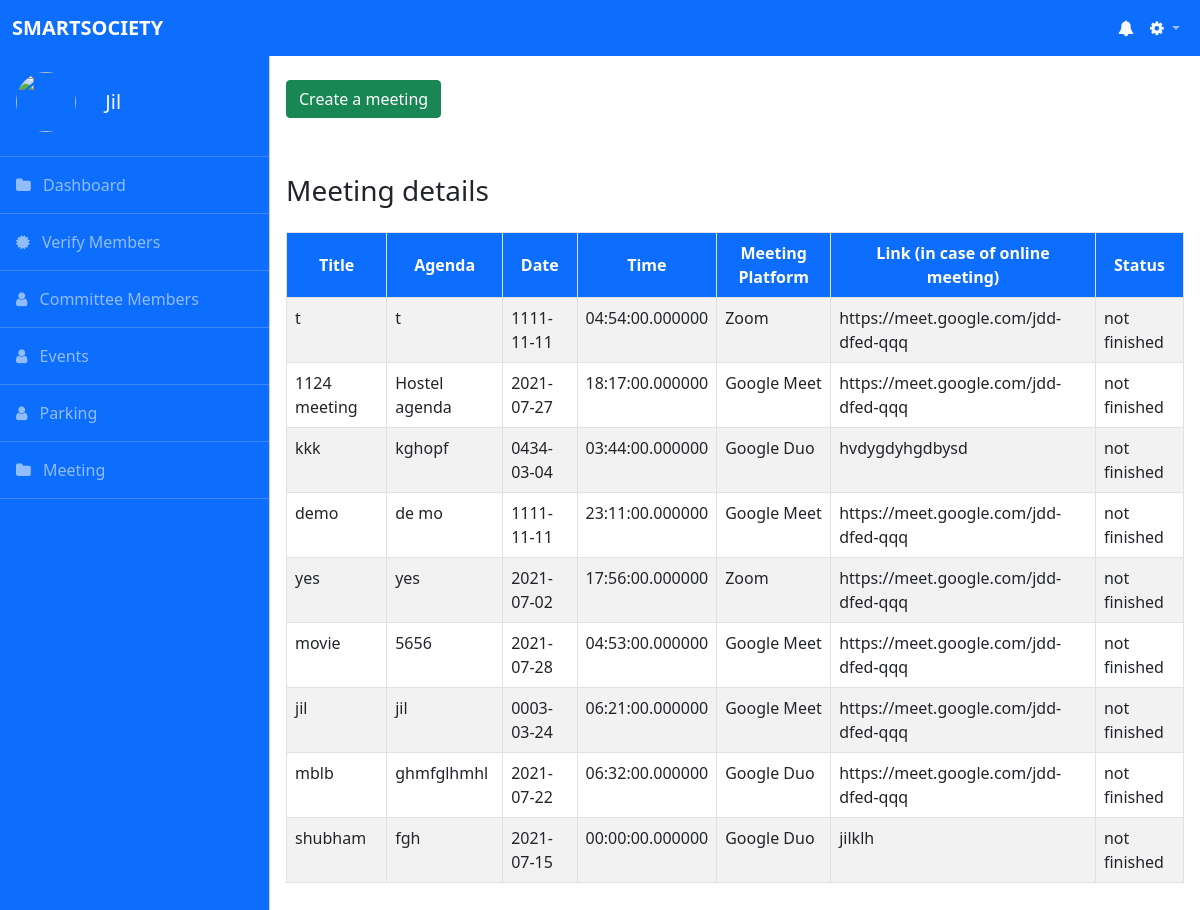
Page /admin/meeting.php (signed in) on the committed database.
### tables this page shows
CREATE TABLE `meeting` (
  `sno` int(50) NOT NULL,
  `society_id` varchar(15) NOT NULL,
  `title` varchar(1000) NOT NULL,
  `agenda` text NOT NULL,
  `date` date NOT NULL,
  `time` time(6) NOT NULL,
  `meeting_platform` varchar(50) NOT NULL,
  `meeting_link` varchar(255) NOT NULL,
  `status` varchar(15) NOT NULL,
  `timestamp` datetime NOT NULL DEFAULT current_timestamp()
);

### admin/meeting.php (the view, shortened to what this page needs)
<!DOCTYPE html>
<html lang="en">
<head>
    <link href="https://cdn.jsdelivr.net/npm/bootstrap@5.0.1/dist/css/bootstrap.min.css" rel="stylesheet">
    <link rel="stylesheet" href="https://maxcdn.bootstrapcdn.com/font-awesome/4.7.0/css/font-awesome.min.css">
    <link rel="stylesheet" href="https://cdn.jsdelivr.net/npm/@fortawesome/fontawesome-free@5.15.3/css/fontawesome.min.css">
    <link rel="stylesheet" href="//cdn.datatables.net/1.10.25/css/jquery.dataTables.min.css">
    <link rel="stylesheet" href="css/style.css">
</head>
<body>
    <?php
    include "utilities/sidenavbar.php";
    ?>
    <div class="pt-4 main">
        <div class="container-fluid px-3 py-5">
            <div>
                <button class="btn btn-success my-2" id="create-meeting-button">Create a meeting</button>
            </div>
            <div class="meeting-details">
                <h3 class="mb-4 mt-5">Meeting details</h3>
                <div class="table-responsive">
                    <table class="table table-striped table-bordered">
                        <thead>
                            <tr>
                                <th scope="col">Title</th>
                                <th scope="col">Agenda</th>
                                <th scope="col">Date</th>
                                <th scope="col" style="width:8%;">Time</th>
                                <th scope="col">Meeting Platform</th>
                                <th scope="col">Link (in case of online meeting)</th>
                                <th scope="col">Status</th>
                            </tr>
                        </thead>
                        <tbody id="meeting-details-table-body">
                            <?php
                            include "../database/dbconn.php";
                            $username = $_SESSION['username'];
                            $sql1 = "select * from member where username = '$username' or email = '$username'";
                            $result1 = mysqli_query($conn, $sql1);
                            $row = mysqli_fetch_assoc($result1);
                            $society_id = $row['society_id'];
                            $sql2 = "select * from meeting where society_id = '$society_id'";
                            $result2 = mysqli_query($conn, $sql2);
                            while ($row2 = mysqli_fetch_assoc($result2)) {
                                echo '<tr>
                                        <td> ' . $row2['title'] . ' </td>
                                        <td> ' . $row2['agenda'] . ' </td>
                                        <td> ' . $row2['date'] . ' </td>
                                        <td> ' . $row2['time'] . ' </td>
                                        <td> ' . $row2['meeting_platform'] . ' </td>
                                        <td> ' . $row2['meeting_link'] . ' </td>
                                        <td> ' . $row2['status'] . ' </td>
                                    </tr>';
                            }
                            ?>
                        </tbody>
                    </table>
                </div>
            </div>
        </div>
    </div>
</body>
</html>

### admin/utilities/sidenavbar.php (shortened to what this page needs)
<nav id="navbar" class="navbar navbar-expand navbar-dark fixed-top">
  <div class="container-fluid">
    <a class="navbar-brand fw-bold text-uppercase me-auto" href="#">SmartSociety</a>
    <ul class="navbar-nav ml-auto">
      <li class="nav-item">
        <a class="nav-link" href="#" data-toggle="popover" title="Notifications" data-placement="bottom"><i class="fa fa-bell text-light"></i></a>
      </li>
      <li class="nav-item dropdown">
        <a class="nav-link dropdown-toggle" href="#" id="navbarDropdown" role="button" data-bs-toggle="dropdown" aria-expanded="false">
          <i class="fa fa-cog text-light"></i>
        </a>
      </li>
    </ul>
  </div>
</nav>
<div class="offcanvas offcanvas-start text-light sidebar-nav" tabindex="-1" id="offcanvasExample" aria-labelledby="offcanvasExampleLabel">
  <div class="offcanvas-header">
    <div class="row">
      <div class="col-lg-6">
        <img id="main-profile-pic" class="rounded-circle" src="https://image.flaticon.com/icons/png/128/3135/3135715.png" width="60" height="60" alt="">
      </div>
    </div>
    <div class="col-lg-4">
      <h5 class="offcanvas-title" id="offcanvasExampleLabel"><?php echo $_SESSION['username']; ?></h5>
    </div>
  </div>
  <hr class="dropdown-divider">
  <div class="offcanvas-body p-0">
    <nav class="navbar-dark">
      <ul class="navbar-nav">
        <li>
          <a href="admindashboard.php" id="active" class="nav-link px-3">
            <span>
              <i class="fa fa-folder me-2"></i>
            </span>
            <span>Dashboard</span>
          </a>
        </li>
        <li>
          <hr class="dropdown-divider">
        </li>
        <li>
          <a id="active1" href="member-verification.php" class="nav-link px-3">
            <span>
              <i class="fa fa-certificate me-2"></i>
            </span>
            <span>Verify Members</span>
          </a>
        </li>
        <li>
          <hr class="dropdown-divider">
        </li>
        <li>
          <a id="active2" href="committee-member.php" class="nav-link px-3">
            <span>
              <i class="fa fa-user me-2"></i>
            </span>
            <span>Committee Members</span>
          </a>
        </li>
        <li>
          <hr class="dropdown-divider">
        </li>
        <li>
          <a href="event.php" class="nav-link px-3">
            <span>
              <i class="fa fa-user me-2"></i>
            </span>
            <span>Events</span>
          </a>
        </li>
        <li>
          <hr class="dropdown-divider">
        </li>
        <li>
          <a href="parking.php" class="nav-link px-3">
            <span>
              <i class="fa fa-user me-2"></i>
            </span>
            <span>Parking</span>
          </a>
        </li>
        <li>
          <hr class="dropdown-divider">
        </li>
        <li>
          <a href="meeting.php" class="nav-link px-3">
            <span>
              <i class="fa fa-folder me-2"></i>
            </span>
            <span>Meeting</span>
          </a>
        </li>
        <li>
          <hr class="dropdown-divider">
        </li>
      </ul>
    </nav>
  </div>
</div>

### admin/css/style.css (style rules this page uses)
* { padding: 0; margin: 0; box-sizing: border-box; }
:root { --offcanvas-width: 270px; --topNavbarHeight: 56px; }
.sidebar-nav { width: var(--offcanvas-width); }
@media (min-width:992px) { body { overflow: auto !important; } }
@media (min-width:992px) { .main { margin-left: var(--offcanvas-width); } }
@media (min-width:992px) { .sidebar-nav { transform: none; visibility: visible !important; top: var(--topNavbarHeight); height: calc(100% - var(--topNavbarHeight)); } }

### admin/meeting.php (style rules this page uses)
thead { background-color: #0d6efd; color: white; }
thead th { text-align: center; vertical-align: middle; }

### rows in the picture
meeting: title "t", agenda "t", date "1111-11-11", time "04:54:00.000000", meeting_platform "Zoom", meeting_link "https://meet.google.com/jdd-dfed-qqq", status "not finished"
meeting: title "1124 meeting", agenda "Hostel agenda", date "2021-07-27", time "18:17:00.000000", meeting_platform "Google Meet", meeting_link "https://meet.google.com/jdd-dfed-qqq", status "not finished"
meeting: title "kkk", agenda "kghopf", date "0434-03-04", time "03:44:00.000000", meeting_platform "Google Duo", meeting_link "hvdygdyhgdbysd", status "not finished"
meeting: title "demo", agenda "de mo", date "1111-11-11", time "23:11:00.000000", meeting_platform "Google Meet", meeting_link "https://meet.google.com/jdd-dfed-qqq", status "not finished"
meeting: title "yes", agenda "yes", date "2021-07-02", time "17:56:00.000000", meeting_platform "Zoom", meeting_link "https://meet.google.com/jdd-dfed-qqq", status "not finished"
meeting: title "movie", agenda "5656", date "2021-07-28", time "04:53:00.000000", meeting_platform "Google Meet", meeting_link "https://meet.google.com/jdd-dfed-qqq", status "not finished"
meeting: title "jil", agenda "jil", date "0003-03-24", time "06:21:00.000000", meeting_platform "Google Meet", meeting_link "https://meet.google.com/jdd-dfed-qqq", status "not finished"
meeting: title "mblb", agenda "ghmfglhmhl", date "2021-07-22", time "06:32:00.000000", meeting_platform "Google Duo", meeting_link "https://meet.google.com/jdd-dfed-qqq", status "not finished"
meeting: title "shubham", agenda "fgh", date "2021-07-15", time "00:00:00.000000", meeting_platform "Google Duo", meeting_link "jilklh", status "not finished"

### other values in the picture
$_SESSION['username'] "Jil"
